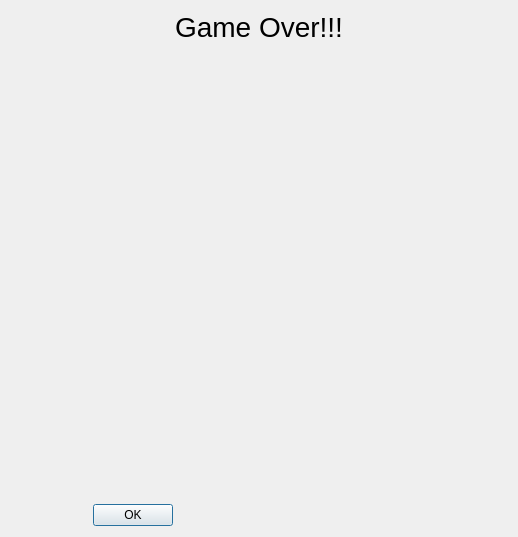
<?xml version="1.0" encoding="UTF-8"?>
<ui version="4.0">
 <class>GameOverDialog</class>
 <widget class="QWidget" name="GameOverDialog">
  <property name="geometry">
   <rect>
    <x>0</x>
    <y>0</y>
    <width>518</width>
    <height>537</height>
   </rect>
  </property>
  <property name="windowTitle">
   <string>Game Over</string>
  </property>
  <layout class="QGridLayout" name="gridLayout">
   <item row="1" column="0" alignment="Qt::AlignHCenter|Qt::AlignTop">
    <widget class="QLabel" name="label">
     <property name="maximumSize">
      <size>
       <width>500</width>
       <height>448</height>
      </size>
     </property>
     <property name="text">
      <string/>
     </property>
     <property name="pixmap">
      <pixmap resource="../resource.qrc">:/resources/lost.jpg</pixmap>
     </property>
     <property name="scaledContents">
      <bool>true</bool>
     </property>
    </widget>
   </item>
   <item row="2" column="0" alignment="Qt::AlignHCenter|Qt::AlignBottom">
    <widget class="QDialogButtonBox" name="buttonBox">
     <property name="standardButtons">
      <set>QDialogButtonBox::Ok</set>
     </property>
     <property name="centerButtons">
      <bool>true</bool>
     </property>
    </widget>
   </item>
   <item row="0" column="0" colspan="2" alignment="Qt::AlignHCenter|Qt::AlignTop">
    <widget class="QLabel" name="label_3">
     <property name="font">
      <font>
       <pointsize>21</pointsize>
      </font>
     </property>
     <property name="text">
      <string>Game Over!!!</string>
     </property>
     <property name="alignment">
      <set>Qt::AlignCenter</set>
     </property>
    </widget>
   </item>
  </layout>
 </widget>
 <resources>
  <include location="../resource.qrc"/>
 </resources>
 <connections/>
</ui>
